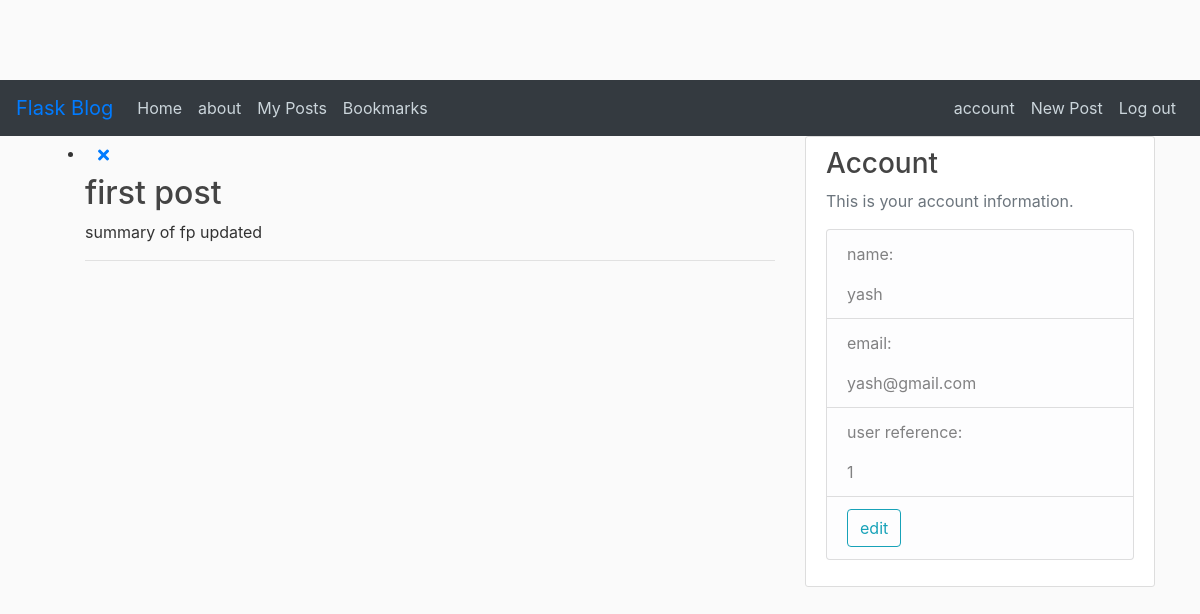
The page /bookmarks/1 (signed in) on the database as committed earlier.
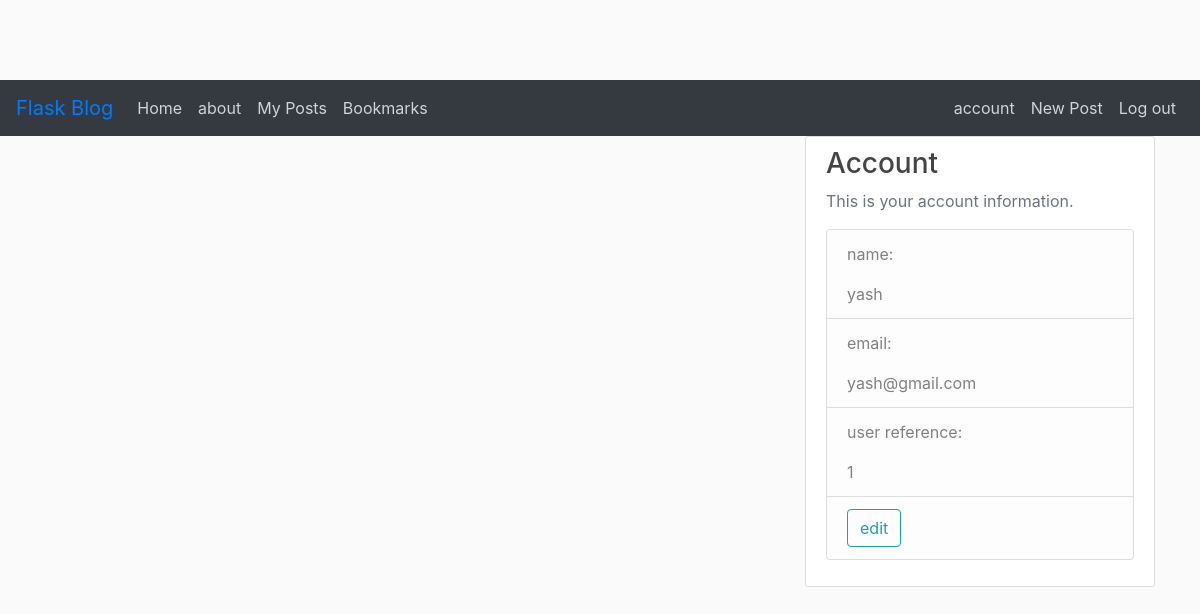
The same page on the database as committed later.
### flaskblog/models.py (models this page shows, shortened)
class Post(db.Model):
	id = db.Column(db.Integer, primary_key = True)
	title = db.Column(db.String(100), nullable = False)
	summary = db.Column(db.String(100), nullable = False)
	date_posted = db.Column(db.DateTime, nullable = False, default=datetime.utcnow)
	content = db.Column(db.Text, nullable = False)
	user_id = db.Column(db.Integer, db.ForeignKey('user.id'), nullable = False)
	upvotes = db.Column(db.Integer, default=0)
	downvotes = db.Column(db.Integer, default=0)
	comments = db.relationship('Comment', secondary=post_comments, backref=db.backref('posted_on', lazy='dynamic'))

### flaskblog/routes.py (the view)
@app.route("/bookmarks/<int:user_id>")
@login_required
def bookmarks(user_id):
	if session.new:
		flash('login to observe better functionality', 'info')
	elif current_user.is_authenticated:
		posts = current_user.bookmarks
	return render_template('bookmarks.html', title='Bookmarks', posts=posts)

### flaskblog/models.py (called while the page is built)
@login_manager.user_loader
def load_user(user_id):
	return User.query.get(int(user_id))

### flaskblog/templates/bookmarks.html
{% extends "layout.html" %}
{% block content %}
	<ul>
    {% for post in posts %}
    	<li>
    		<form method="POST" action="{{ url_for('removebmark', post_id = post.id) }}" >
		    	<button type="submit" class="btn btn-link" data-toggle="popover" title="Remove Bookmark" >
		    		<i class="fa fa-times" aria-hidden="true"></i>
		    	</button>
		    </form>
	    	<h2><a class="article-title" href="{{ url_for('post_display', post_id=post.id) }}">{{ post.title }}</a></h2>
	    	<p>{{ post.summary }}</p>
	    	<hr>
	    </li>
    {% endfor %}
	</ul>
{% endblock content %}

Rows that differ between the two databases and show on the page:
no longer on this page (row edited): Post: title "first post", summary "summary of fp updated"
